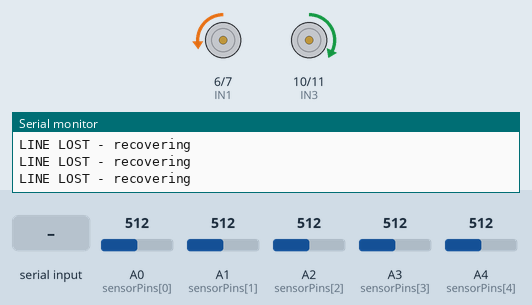
Simulated run of this sketch. Board: Arduino Uno, built with avr-gcc and run on an emulated ATmega328P. Shown: motor-driver pin pairs drawn as motors (green arrow = first pin HIGH = forward, orange = second pin HIGH = backward, longer = more drive, scaled by the enable pin), the last lines printed to the serial monitor. Inputs (shaded band) come from the test bench; at power-on: A0 (sensorPins[0]) = 512, A1 (sensorPins[1]) = 512, A2 (sensorPins[2]) = 512, A3 (sensorPins[3]) = 512, A4 (sensorPins[4]) = 512.

Above: at 5.3 s.
5.4 s: A0 (sensorPins[0]) set to 530
At 6.0 s:
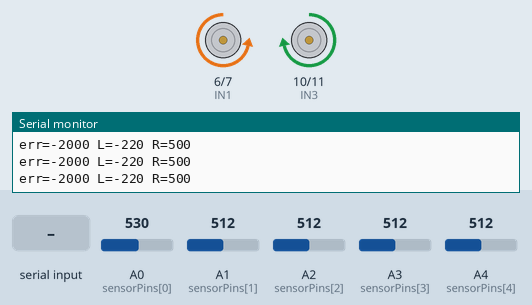
6.9 s: "p90\n" received over Serial
At 8.1 s:
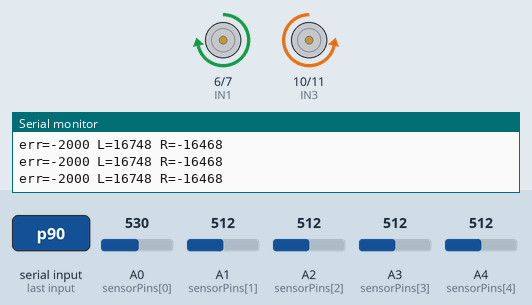
8.4 s: "p,45\n" received over Serial
At 9.6 s:
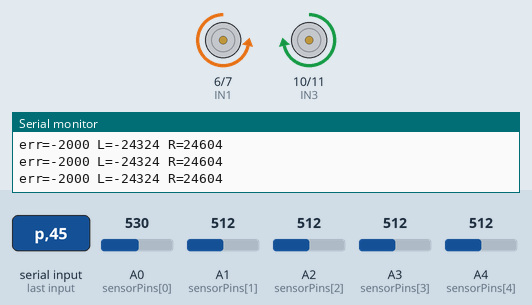
9.9 s: "P90\n" received over Serial
At 10.9 s:
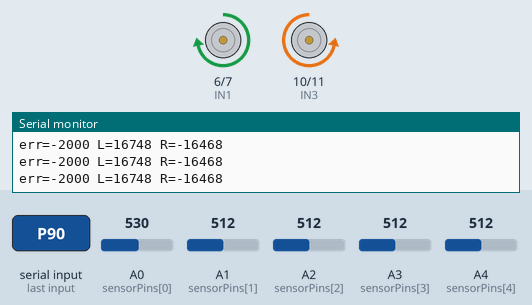
11.4 s: A0 (sensorPins[0]) set to 306
At 13.4 s:
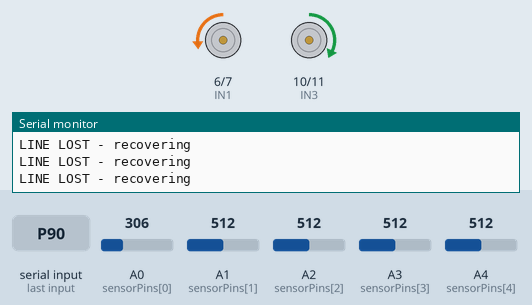
14.4 s: A1 (sensorPins[1]) set to 524
At 15.3 s:
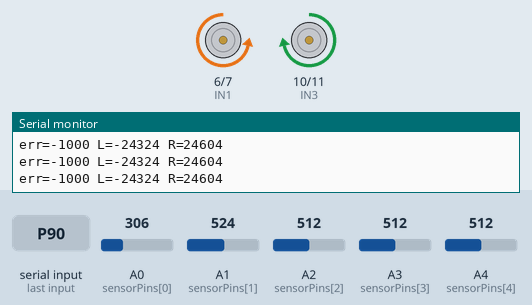
Timing chart, 0 to 17.4 s (numbered marks = the images above; inputs shaded):
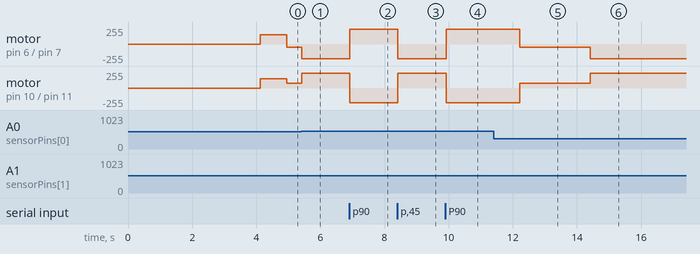

The sketch:

line_follower.ino
```cpp
const int NUM_SENSORS = 5;
const int sensorPins[NUM_SENSORS] = {A0, A1, A2, A3, A4};

const int ENA = 5;
const int IN1 = 6;
const int IN2 = 7;
const int ENB = 9;
const int IN3 = 10;
const int IN4 = 11;

int sensorMin[NUM_SENSORS];
int sensorMax[NUM_SENSORS];
int sensorVal[NUM_SENSORS];

float Kp = 0.18f;
float Ki = 0.0f;
float Kd = 0.05f;
float integral = 0;
float prevError = 0;

int baseSpeed = 140;
int maxSpeed  = 220;
int lastPosition = 0;
bool lineLost = false;
unsigned long lostSince = 0;

void setMotors(int left, int right) {
  if (left >= 0) {
    digitalWrite(IN1, HIGH); digitalWrite(IN2, LOW);
  } else {
    digitalWrite(IN1, LOW);  digitalWrite(IN2, HIGH);
    left = -left;
  }
  if (right >= 0) {
    digitalWrite(IN3, HIGH); digitalWrite(IN4, LOW);
  } else {
    digitalWrite(IN3, LOW);  digitalWrite(IN4, HIGH);
    right = -right;
  }
  analogWrite(ENA, constrain(left, 0, maxSpeed));
  analogWrite(ENB, constrain(right, 0, maxSpeed));
}

void stopMotors() {
  digitalWrite(IN1, LOW); digitalWrite(IN2, LOW);
  digitalWrite(IN3, LOW); digitalWrite(IN4, LOW);
  analogWrite(ENA, 0); analogWrite(ENB, 0);
}

void calibrate() {
  for (int i = 0; i < NUM_SENSORS; i++) {
    sensorMin[i] = 1023;
    sensorMax[i] = 0;
  }
  Serial.println(F("Calibrating - sweep sensors over black and white"));
  unsigned long start = millis();
  while (millis() - start < 4000) {
    for (int i = 0; i < NUM_SENSORS; i++) {
      int v = analogRead(sensorPins[i]);
      if (v < sensorMin[i]) sensorMin[i] = v;
      if (v > sensorMax[i]) sensorMax[i] = v;
    }
  }
  Serial.println(F("Calibration done"));
  for (int i = 0; i < NUM_SENSORS; i++) {
    Serial.print(F("S")); Serial.print(i);
    Serial.print(F(" min=")); Serial.print(sensorMin[i]);
    Serial.print(F(" max=")); Serial.println(sensorMax[i]);
  }
}

void readSensors() {
  for (int i = 0; i < NUM_SENSORS; i++) {
    int v = analogRead(sensorPins[i]);
    int range = sensorMax[i] - sensorMin[i];
    if (range < 10) range = 10;
    sensorVal[i] = constrain((int)(((long)(v - sensorMin[i]) * 1000L) / range), 0, 1000);
  }
}

int getPosition() {
  long weighted = 0;
  long total = 0;
  for (int i = 0; i < NUM_SENSORS; i++) {
    weighted += (long)sensorVal[i] * (i * 1000);
    total += sensorVal[i];
  }
  if (total < 120) {
    lineLost = true;
    if (lostSince == 0) lostSince = millis();
    return lastPosition; // hold last known
  }
  lineLost = false;
  lostSince = 0;
  int pos = (int)(weighted / total) - 2000;
  lastPosition = pos;
  return pos;
}

void handleSerial() {
  if (!Serial.available()) return;
  char c = Serial.read();
  if (c == 'p' || c == 'P') {
    float v = Serial.parseFloat();
    if (v >= 0) { Kp = v; Serial.print(F("Kp=")); Serial.println(Kp); }
  } else if (c == 'i' || c == 'I') {
    float v = Serial.parseFloat();
    if (v >= 0) { Ki = v; integral = 0; Serial.print(F("Ki=")); Serial.println(Ki); }
  } else if (c == 'd' || c == 'D') {
    float v = Serial.parseFloat();
    if (v >= 0) { Kd = v; Serial.print(F("Kd=")); Serial.println(Kd); }
  } else if (c == 'b' || c == 'B') {
    int v = Serial.parseInt();
    if (v > 0 && v < 255) { baseSpeed = v; Serial.print(F("base=")); Serial.println(baseSpeed); }
  }
  while (Serial.available()) Serial.read();
}

void setup() {
  pinMode(ENA, OUTPUT); pinMode(IN1, OUTPUT); pinMode(IN2, OUTPUT);
  pinMode(ENB, OUTPUT); pinMode(IN3, OUTPUT); pinMode(IN4, OUTPUT);
  Serial.begin(9600);
  calibrate();
  Serial.println(F("Line follower running. Commands: p/i/d/b for gains and base speed"));
}

void loop() {
  handleSerial();
  readSensors();
  int error = getPosition();

  if (lineLost && (millis() - lostSince > 800)) {
    // recovery: spin slowly toward last known side
    if (lastPosition > 0) setMotors(baseSpeed / 2, -baseSpeed / 3);
    else                  setMotors(-baseSpeed / 3, baseSpeed / 2);
    Serial.println(F("LINE LOST - recovering"));
    delay(30);
    return;
  }

  float dt = 0.02f;
  float pTerm = Kp * error;
  integral += error * dt;
  if (integral > 500) integral = 500;
  if (integral < -500) integral = -500;
  float iTerm = Ki * integral;
  float dTerm = Kd * (error - prevError) / dt;
  prevError = error;

  int correction = (int)(pTerm + iTerm + dTerm);
  int leftSpeed  = baseSpeed + correction;
  int rightSpeed = baseSpeed - correction;

  setMotors(leftSpeed, rightSpeed);

  static unsigned long lastPrint = 0;
  if (millis() - lastPrint > 100) {
    lastPrint = millis();
    Serial.print(F("err=")); Serial.print(error);
    Serial.print(F(" L=")); Serial.print(leftSpeed);
    Serial.print(F(" R=")); Serial.println(rightSpeed);
  }

  delay(20);
}
```

Measured:
- the behaviour switches between 513 and 514 on A0 (sensorPins[0]) (found by bisection; images 0 and 1)
- the behaviour switches between 513 and 514 on A1 (sensorPins[1]) (found by bisection; images 5 and 6)
- after the input at 5.4 s, motor on pin 6 (IN1) / pin 7 (IN2): backward 46/255 → backward 220/255 at once; motor on pin 10 (IN3) / pin 11 (IN4): forward 70/255 → forward 220/255 at once
- after the input at 6.9 s, motor on pin 6 (IN1) / pin 7 (IN2): backward 220/255 → forward 220/255 at once; motor on pin 10 (IN3) / pin 11 (IN4): forward 220/255 → backward 220/255 at once
- after the input at 8.4 s, motor on pin 6 (IN1) / pin 7 (IN2): forward 220/255 → backward 220/255 at once; motor on pin 10 (IN3) / pin 11 (IN4): backward 220/255 → forward 220/255 at once
- after the input at 9.9 s, motor on pin 6 (IN1) / pin 7 (IN2): backward 220/255 → forward 220/255 at once; motor on pin 10 (IN3) / pin 11 (IN4): forward 220/255 → backward 220/255 at once
- after the input at 11.4 s, motor on pin 6 (IN1) / pin 7 (IN2): forward 220/255 → backward 46/255 after 0.81 s; motor on pin 10 (IN3) / pin 11 (IN4): backward 220/255 → forward 70/255 after 0.81 s
- after the input at 14.4 s, motor on pin 6 (IN1) / pin 7 (IN2): backward 46/255 → backward 220/255 at once; motor on pin 10 (IN3) / pin 11 (IN4): forward 70/255 → forward 220/255 at once
